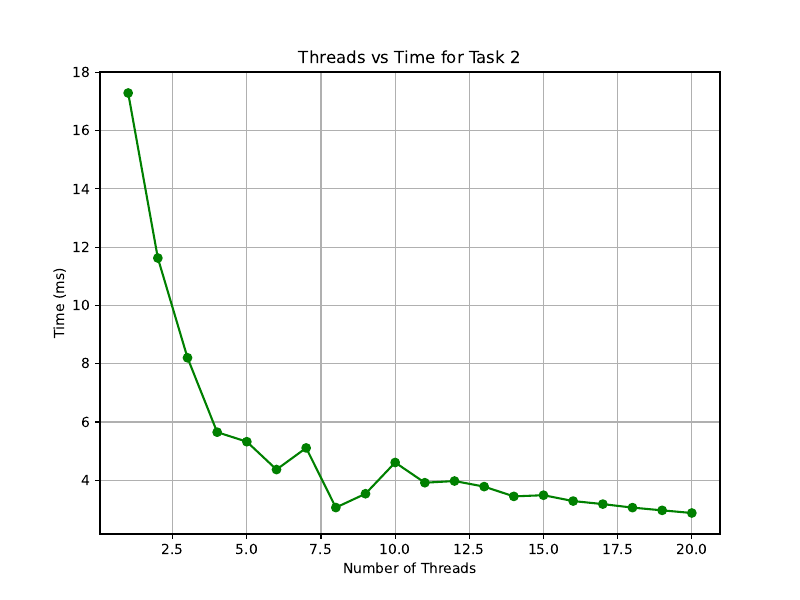

Recreate this plot in Python.
# Data: thread counts and corresponding times in milliseconds for task2
times_task2 = [
    17.285, 11.6247, 8.20347, 5.65137, 5.32512, 4.36989, 5.11142, 3.0663, 
    3.54016, 4.61154, 3.91825, 3.97608, 3.7847, 3.44939, 3.48989, 3.28919, 
    3.18507, 3.06415, 2.97061, 2.87962
]

# Plotting thread count vs time for task2
plt.figure(figsize=(8, 6))
plt.plot(threads, times_task2, marker='o', linestyle='-', color='g')
plt.title('Threads vs Time for Task 2')
plt.xlabel('Number of Threads')
plt.ylabel('Time (ms)')
plt.grid(True)

# Save the plot as task2.pdf
plt.savefig("./task2.pdf")

# Display the plot
plt.show()
